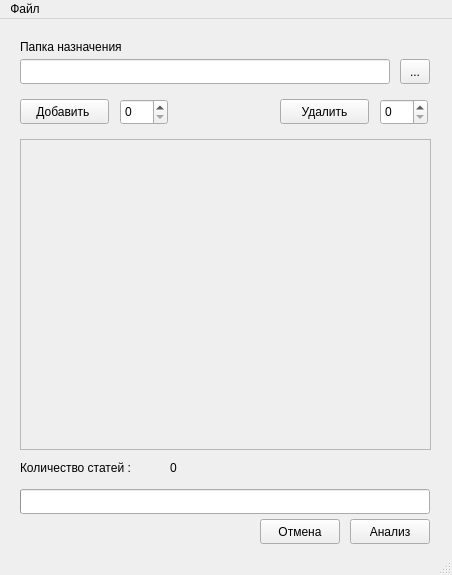
<?xml version="1.0" encoding="UTF-8"?>
<ui version="4.0">
 <class>MainWindow</class>
 <widget class="QMainWindow" name="MainWindow">
  <property name="geometry">
   <rect>
    <x>0</x>
    <y>0</y>
    <width>452</width>
    <height>575</height>
   </rect>
  </property>
  <property name="windowTitle">
   <string>MainWindow</string>
  </property>
  <widget class="QWidget" name="centralwidget">
   <widget class="QLineEdit" name="lineEditOpenFile">
    <property name="geometry">
     <rect>
      <x>20</x>
      <y>40</y>
      <width>370</width>
      <height>25</height>
     </rect>
    </property>
   </widget>
   <widget class="QLabel" name="label">
    <property name="geometry">
     <rect>
      <x>20</x>
      <y>20</y>
      <width>130</width>
      <height>15</height>
     </rect>
    </property>
    <property name="text">
     <string>Папка назначения</string>
    </property>
   </widget>
   <widget class="QToolButton" name="toolButton">
    <property name="geometry">
     <rect>
      <x>400</x>
      <y>40</y>
      <width>30</width>
      <height>25</height>
     </rect>
    </property>
    <property name="text">
     <string>...</string>
    </property>
    <property name="checkable">
     <bool>false</bool>
    </property>
   </widget>
   <widget class="QProgressBar" name="statusProgressBar">
    <property name="geometry">
     <rect>
      <x>20</x>
      <y>470</y>
      <width>410</width>
      <height>25</height>
     </rect>
    </property>
    <property name="value">
     <number>0</number>
    </property>
    <property name="alignment">
     <set>Qt::AlignLeading|Qt::AlignLeft|Qt::AlignVCenter</set>
    </property>
    <property name="textVisible">
     <bool>true</bool>
    </property>
    <property name="orientation">
     <enum>Qt::Horizontal</enum>
    </property>
    <property name="invertedAppearance">
     <bool>false</bool>
    </property>
    <property name="format">
     <string notr="true"/>
    </property>
   </widget>
   <widget class="QPushButton" name="startAnalyzeButton">
    <property name="geometry">
     <rect>
      <x>350</x>
      <y>500</y>
      <width>80</width>
      <height>25</height>
     </rect>
    </property>
    <property name="text">
     <string>Анализ</string>
    </property>
    <property name="checkable">
     <bool>true</bool>
    </property>
    <property name="checked">
     <bool>false</bool>
    </property>
   </widget>
   <widget class="QPushButton" name="cancelAnalyzeButton">
    <property name="geometry">
     <rect>
      <x>260</x>
      <y>500</y>
      <width>80</width>
      <height>25</height>
     </rect>
    </property>
    <property name="text">
     <string>Отмена</string>
    </property>
   </widget>
   <widget class="QScrollArea" name="scrollArea">
    <property name="geometry">
     <rect>
      <x>20</x>
      <y>120</y>
      <width>411</width>
      <height>311</height>
     </rect>
    </property>
    <property name="widgetResizable">
     <bool>true</bool>
    </property>
    <property name="alignment">
     <set>Qt::AlignLeading|Qt::AlignLeft|Qt::AlignVCenter</set>
    </property>
    <widget class="QWidget" name="scrollAreaWidgetContents">
     <property name="geometry">
      <rect>
       <x>0</x>
       <y>0</y>
       <width>409</width>
       <height>309</height>
      </rect>
     </property>
     <layout class="QGridLayout" name="gridLayout">
      <item row="0" column="0">
       <layout class="QVBoxLayout" name="verticalLayout_2" stretch="">
        <property name="spacing">
         <number>6</number>
        </property>
        <property name="sizeConstraint">
         <enum>QLayout::SetNoConstraint</enum>
        </property>
        <property name="bottomMargin">
         <number>0</number>
        </property>
       </layout>
      </item>
     </layout>
    </widget>
   </widget>
   <widget class="QPushButton" name="addArticle">
    <property name="geometry">
     <rect>
      <x>20</x>
      <y>80</y>
      <width>89</width>
      <height>25</height>
     </rect>
    </property>
    <property name="text">
     <string>Добавить </string>
    </property>
   </widget>
   <widget class="QSpinBox" name="spinArticleBox">
    <property name="geometry">
     <rect>
      <x>120</x>
      <y>80</y>
      <width>48</width>
      <height>26</height>
     </rect>
    </property>
   </widget>
   <widget class="QPushButton" name="removeArticle">
    <property name="geometry">
     <rect>
      <x>280</x>
      <y>80</y>
      <width>89</width>
      <height>25</height>
     </rect>
    </property>
    <property name="text">
     <string>Удалить</string>
    </property>
    <property name="checkable">
     <bool>false</bool>
    </property>
    <property name="autoRepeat">
     <bool>false</bool>
    </property>
   </widget>
   <widget class="QLabel" name="numberArticlesLabelInfo">
    <property name="geometry">
     <rect>
      <x>20</x>
      <y>440</y>
      <width>141</width>
      <height>17</height>
     </rect>
    </property>
    <property name="text">
     <string>Количество статей :</string>
    </property>
   </widget>
   <widget class="QLabel" name="numberArticlesLabel">
    <property name="geometry">
     <rect>
      <x>170</x>
      <y>440</y>
      <width>21</width>
      <height>17</height>
     </rect>
    </property>
    <property name="text">
     <string>0</string>
    </property>
   </widget>
   <widget class="QSpinBox" name="spinBox">
    <property name="geometry">
     <rect>
      <x>380</x>
      <y>80</y>
      <width>48</width>
      <height>26</height>
     </rect>
    </property>
   </widget>
  </widget>
  <widget class="QMenuBar" name="menubar">
   <property name="geometry">
    <rect>
     <x>0</x>
     <y>0</y>
     <width>452</width>
     <height>22</height>
    </rect>
   </property>
   <widget class="QMenu" name="menu">
    <property name="title">
     <string>Файл</string>
    </property>
   </widget>
   <addaction name="menu"/>
  </widget>
  <widget class="QStatusBar" name="statusbar"/>
 </widget>
 <resources/>
 <connections/>
</ui>
